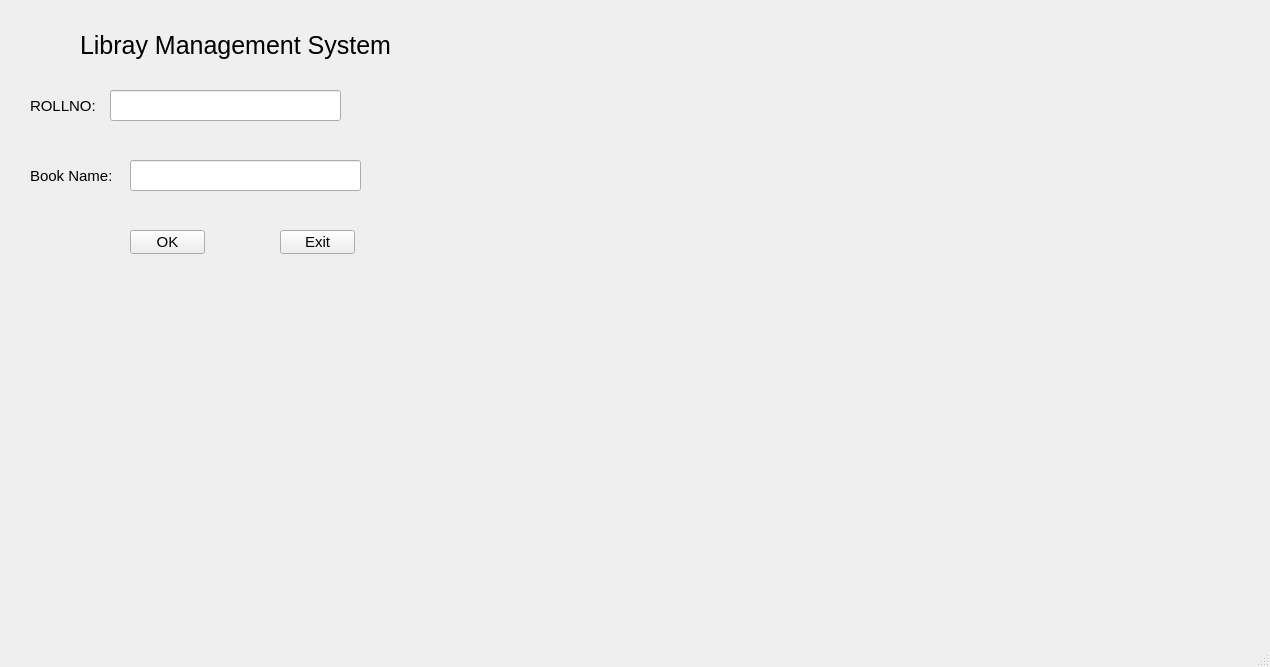
<?xml version="1.0" encoding="UTF-8"?>
<ui version="4.0">
 <class>MainWindow</class>
 <widget class="QMainWindow" name="MainWindow">
  <property name="geometry">
   <rect>
    <x>0</x>
    <y>0</y>
    <width>1270</width>
    <height>667</height>
   </rect>
  </property>
  <property name="windowTitle">
   <string>MainWindow</string>
  </property>
  <widget class="QWidget" name="centralwidget">
   <widget class="QLabel" name="label">
    <property name="geometry">
     <rect>
      <x>80</x>
      <y>30</y>
      <width>321</width>
      <height>31</height>
     </rect>
    </property>
    <property name="styleSheet">
     <string notr="true">QLabel{
font-size:25px
}</string>
    </property>
    <property name="text">
     <string>Libray Management System</string>
    </property>
   </widget>
   <widget class="QLabel" name="label_2">
    <property name="geometry">
     <rect>
      <x>30</x>
      <y>90</y>
      <width>71</width>
      <height>31</height>
     </rect>
    </property>
    <property name="styleSheet">
     <string notr="true">QLabel{
font-size:15px;
}</string>
    </property>
    <property name="text">
     <string>ROLLNO:</string>
    </property>
   </widget>
   <widget class="QLabel" name="label_3">
    <property name="geometry">
     <rect>
      <x>30</x>
      <y>160</y>
      <width>81</width>
      <height>31</height>
     </rect>
    </property>
    <property name="styleSheet">
     <string notr="true">QLabel{
font-size:15px;
}</string>
    </property>
    <property name="text">
     <string>Book Name:</string>
    </property>
   </widget>
   <widget class="QLineEdit" name="lineEdit">
    <property name="geometry">
     <rect>
      <x>110</x>
      <y>90</y>
      <width>231</width>
      <height>31</height>
     </rect>
    </property>
    <property name="styleSheet">
     <string notr="true">QLineEdit{
font-size: 15px;
}</string>
    </property>
   </widget>
   <widget class="QLineEdit" name="lineEdit_2">
    <property name="geometry">
     <rect>
      <x>130</x>
      <y>160</y>
      <width>231</width>
      <height>31</height>
     </rect>
    </property>
    <property name="styleSheet">
     <string notr="true">QLineEdit{
font-size: 15px;
}</string>
    </property>
   </widget>
   <widget class="QPushButton" name="pushButton">
    <property name="geometry">
     <rect>
      <x>130</x>
      <y>230</y>
      <width>75</width>
      <height>24</height>
     </rect>
    </property>
    <property name="styleSheet">
     <string notr="true">QPushButton{
font-size: 15px;
}</string>
    </property>
    <property name="text">
     <string>OK</string>
    </property>
   </widget>
   <widget class="QPushButton" name="pushButton_2">
    <property name="geometry">
     <rect>
      <x>280</x>
      <y>230</y>
      <width>75</width>
      <height>24</height>
     </rect>
    </property>
    <property name="styleSheet">
     <string notr="true">QPushButton{
font-size: 15px;
}</string>
    </property>
    <property name="text">
     <string>Exit</string>
    </property>
   </widget>
  </widget>
  <widget class="QMenuBar" name="menubar">
   <property name="geometry">
    <rect>
     <x>0</x>
     <y>0</y>
     <width>1270</width>
     <height>22</height>
    </rect>
   </property>
  </widget>
  <widget class="QStatusBar" name="statusbar"/>
 </widget>
 <resources/>
 <connections/>
</ui>
